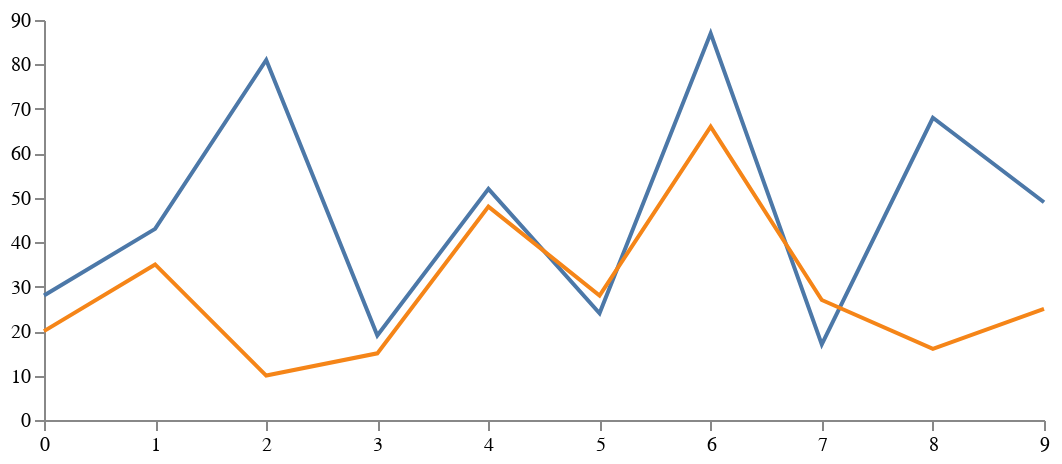

The Vega-Lite source for this figure:
### Vega specification from a JSON file in a GitHub repository (floating-point values rounded to 4 significant figures)
{"$schema": "https://vega.github.io/schema/vega/v5.json", "description": "A basic line chart example.", "width": 500, "height": 200, "padding": 5, "signals": [{"name": "interpolate", "value": "linear", "bind": {"input": "select", "options": ["basis", "cardinal", "catmull-rom", "linear", "monotone", "natural", "step", "step-after", "step-before"]}}], "data": [{"name": "table", "values": [{"x": 0, "y": 28, "c": 0}, {"x": 0, "y": 20, "c": 1}, {"x": 1, "y": 43, "c": 0}, {"x": 1, "y": 35, "c": 1}, {"x": 2, "y": 81, "c": 0}, {"x": 2, "y": 10, "c": 1}, {"x": 3, "y": 19, "c": 0}, {"x": 3, "y": 15, "c": 1}, {"x": 4, "y": 52, "c": 0}, {"x": 4, "y": 48, "c": 1}, {"x": 5, "y": 24, "c": 0}, {"x": 5, "y": 28, "c": 1}, {"x": 6, "y": 87, "c": 0}, {"x": 6, "y": 66, "c": 1}, {"x": 7, "y": 17, "c": 0}, {"x": 7, "y": 27, "c": 1}, {"x": 8, "y": 68, "c": 0}, {"x": 8, "y": 16, "c": 1}, {"x": 9, "y": 49, "c": 0}, {"x": 9, "y": 25, "c": 1}]}], "scales": [{"name": "x", "type": "point", "range": "width", "domain": {"data": "table", "field": "x"}}, {"name": "y", "type": "linear", "range": "height", "nice": true, "zero": true, "domain": {"data": "table", "field": "y"}}, {"name": "color", "type": "ordinal", "range": "category", "domain": {"data": "table", "field": "c"}}], "axes": [{"orient": "bottom", "scale": "x"}, {"orient": "left", "scale": "y"}], "marks": [{"type": "group", "from": {"facet": {"name": "series", "data": "table", "groupby": "c"}}, "marks": [{"type": "line", "from": {"data": "series"}, "encode": {"enter": {"x": {"scale": "x", "field": "x"}, "y": {"scale": "y", "field": "y"}, "stroke": {"scale": "color", "field": "c"}, "strokeWidth": {"value": 2}}, "update": {"interpolate": {"signal": "interpolate"}, "strokeOpacity": {"value": 1}}, "hover": {"strokeOpacity": {"value": 0.5}}}}]}], "config": {}}
